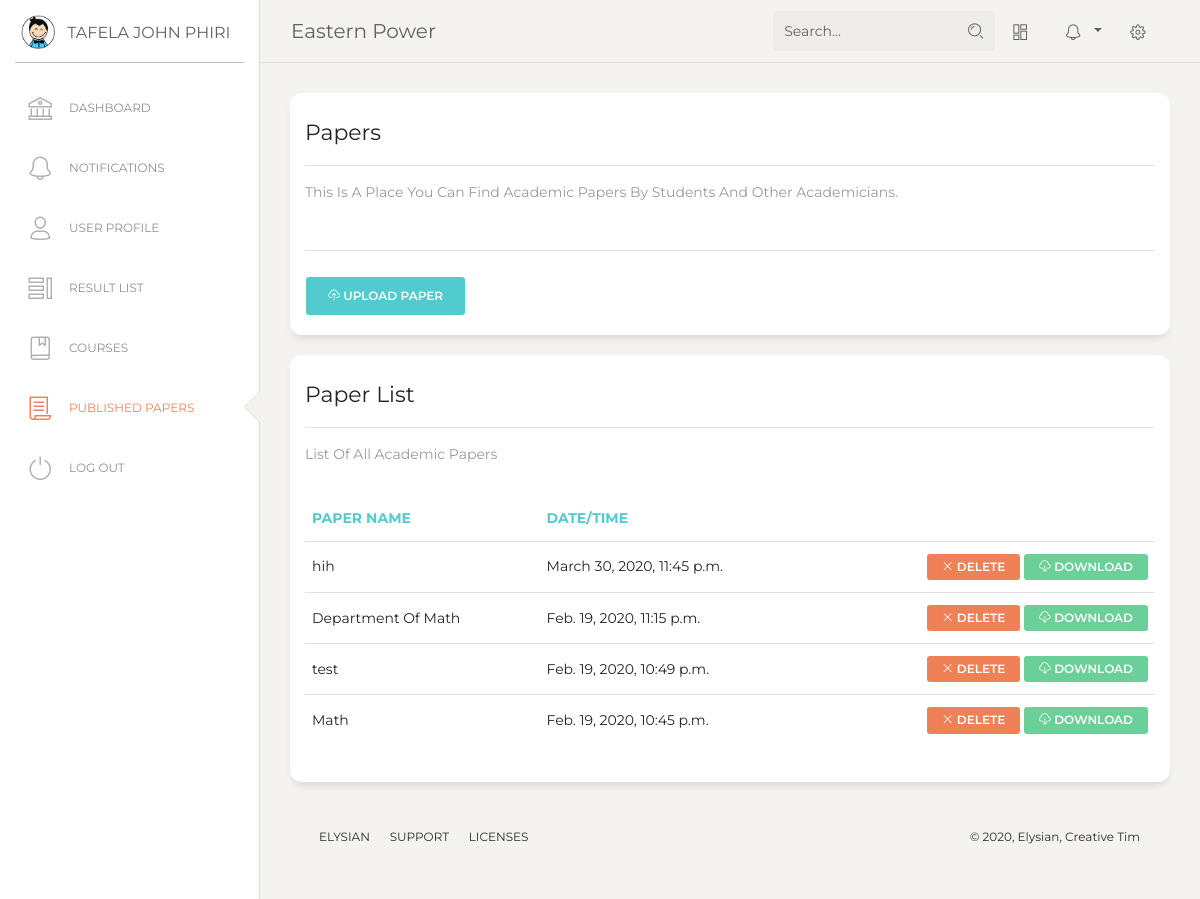
Screenshot of /headway/published/papers/ (signed in) with the database file from the repository.
### headway/models.py (models this page shows, shortened)
class User(AbstractUser):
    username_validator = UnicodeUsernameValidator()
    username = models.CharField(
        _('username'),
        max_length=150,
        unique=True,
        help_text=_('Enter a Student ID for student Accounts or Email for lecturer Accounts.'),
        validators=[username_validator],
        error_messages={
            'unique': _("A user with that username already exists."),
        },
    )
    email = models.EmailField(_('email address'), blank=True, unique=True)
    middle_name = models.CharField(max_length=50, blank=True, null=True)
    is_student = models.BooleanField(default=True)
    is_lecturer = models.BooleanField(default=False)
    is_admin = models.BooleanField(default=False)
    institution = models.ForeignKey(Institution, on_delete=models.CASCADE, null=True)
    USERNAME_FIELD = 'username'
    REQUIRED_FIELDS = ['email']
    def get_full_name(self):
        if self.middle_name:
            full_name = '%s %s %s' % (self.first_name, self.middle_name, self.last_name)
        else:
            full_name = '%s %s' % (self.first_name, self.last_name)
        return full_name
    def __str__(self):
        return self.get_full_name()

class Institution(models.Model):
    name = models.CharField(max_length=100, help_text='Enter Institution Name')
    active_subscription = models.BooleanField(default=True)
    subscription_type = models.CharField(max_length=1)  # add choices
    subscription_start = models.DateField(auto_created=True, auto_now_add=True)
    subscription_end = models.DateField()
    short_name = models.CharField(max_length=10, default='INSTITUTE', help_text='Enter A Short Abbreviation Of'
                                                                                'Your Institutes Name '
                                                                                '(10 Characters Max.)')

class Papers(models.Model):
    name = models.CharField(max_length=100)
    user = models.ForeignKey(User, on_delete=models.CASCADE)
    file = models.FileField(upload_to=upload_dir_papers, max_length=150)
    date = models.DateTimeField(auto_created=True, auto_now_add=True)

### headway/views.py (the view)
# urls.py: path('published/papers/', views.PapersView.as_view(), name='papers'),
class PapersView(ListView):
    template_name = 'headway/papers.html'
    model = Papers
    paginate_by = 10
    ordering = ['-date']

### templates/headway/papers.html (shortened to what this page needs)
{% extends 'headway/base.html' %}
{% block content %}
    <div class="content">
        <div class="row">
          <div class="col-md-12">
            <div class="card demo-icons">
              <div class="card-header">
                <h5 class="card-title">Papers</h5>
                  <hr style="height: auto">
                <p class="card-category">
                   This Is A Place You Can Find Academic Papers By Students and Other Academicians. <br>
                </p>
              </div>
              <div class="card-body all-icons">
                  <hr style="height: auto">
                  <a href="{% url 'headway:paper_upload' %}" class="btn btn-primary">
                      <i class="nc-icon nc-cloud-upload-94"></i>
                      Upload Paper</a>
              </div>
            </div>
          </div>
        </div>
    {% if papers %}
        <div class="row">
          <div class="col-md-12">
            <div class="card demo-icons">
              <div class="card-header">
                <h5 class="card-title">Paper List</h5>
                  <hr style="height: auto">
                <p class="card-category">
                   List Of All Academic Papers <br>
                </p>
              </div>
              <div class="card-body all-icons">
                 <div class="table-responsive">
                   <table class="table">
                     <thead class=" text-primary">
                       <th>
                         Paper Name
                       </th>
                       <th>
                         Date/Time
                       </th>
                       <th class="text-right">
                       </th>
                     </thead>
                     <tbody>
                     {% for paper in papers_list %}
                          <tr>
                         <td>
                           {{ paper.name }}
                         </td>
                         <td>
                           {{ paper.date }}
                         </td>
                         <td class="text-right">
                             {% if request.user == paper.user %}
                             <a href="{% url 'headway:paper_delete' pk=paper.pk %}" class="btn btn-danger btn-sm">
                               <i class="nc-icon nc-simple-remove"></i>
                               Delete
                           </a>
                             {% endif %}
                           <a href="{{ paper.file.url }}" class="btn btn-success btn-sm" target="_blank">
                               <i class="nc-icon nc-cloud-download-93"></i>
                               Download
                           </a>
                         </td>
                       </tr>
                      {% endfor %}
                     </tbody>
                   </table>
                 </div>
    {% endif %}
    </div>
{% endblock content%}

### templates/headway/base.html (shortened to what this page needs)
{% load static %}
<!DOCTYPE html>
<html lang="en">
<head>
  <link href="https://maxcdn.bootstrapcdn.com/font-awesome/latest/css/font-awesome.min.css" rel="stylesheet">
  <link href="{% static 'assets/css/bootstrap.min.css' %}" rel="stylesheet" />
  <link href="{% static 'assets/css/paper-dashboard.css' %}" rel="stylesheet" />
</head>
<body class="">
  <div class="wrapper ">
    <div class="sidebar" data-color="white" data-active-color="danger">
      <div class="logo">
        <a href="#" class="simple-text logo-mini">
          <div class="logo-image-small">
            <img src="{% static 'assets/img/logo-small.png' %}">
          </div>
        </a>
        <a href="#" class="simple-text logo-normal">
          {{ request.user}}
        </a>
      </div>
    <!-- loading urls for purpose of showing active tubs
    {% url 'headway:student_home' as student_home %} {% url 'headway:lecturer_home' as lecturer_home %}
        {% url 'headway:result_list' as results %} {% url 'login' as login %} {% url 'headway:icons' as icons %}
    {% url 'headway:notifications' as notifications %} {% url 'headway:user' as user %}
        {% url 'headway:papers' as papers %}  {% url 'headway:courses' as courses_dir %}
    {% url 'headway:student_accounts' as accounts_dir %}-->
      <div class="sidebar-wrapper">
        <ul class="nav">
          <li{% if request.path == student_home %} class="active" {% endif%} >
              {% if request.user.is_lecturer %}
                   <a href="{% url 'headway:lecturer_home' %}">
              {% else %}
                  <a href="{% url 'headway:student_home' %}">
              {% endif %}
              <i class="nc-icon nc-bank"></i>
              <p>Dashboard</p>
            </a>
          </li>
          <li {% if request.path == notifications %} class="active"{% endif %}>
            <a href="{% url 'headway:notifications' %}">
              <i class="nc-icon nc-bell-55"></i>
              <p>Notifications</p>
            </a>
          </li>
          <li {% if request.path == user %} class="active"{% endif %}>
            <a href="{% url 'headway:user' %}">
              <i class="nc-icon nc-single-02"></i>
              <p>User Profile</p>
            </a>
          </li>
          <li {% if request.path == results %}class="active"{% endif %}>
            <a href="{% url 'headway:result_list' %}">
              <i class="nc-icon nc-tile-56"></i>
              <p>Result List</p>
            </a>
          </li>
        <li {% if request.path == courses_dir %}class="active"{% endif %}>
            <a href="{% url 'headway:courses' %}">
              <i class="nc-icon nc-book-bookmark"></i>
              <p>Courses</p>
            </a>
          </li>
          <li {% if request.path == papers %}class="active"{% endif %}>
            <a href="{% url 'headway:papers' %}">
              <i class="nc-icon nc-paper"></i>
              <p>Published Papers</p>
            </a>
          </li>
          <li class="active-pro">
            <a href="{% url 'logout' %}">
              <i class="nc-icon nc-button-power"></i>
              <p>Log Out</p>
            </a>
          </li>
        </ul>
      </div>
    </div>
    <div class="main-panel">
      <nav class="navbar navbar-expand-lg navbar-absolute fixed-top navbar-transparent">
        <div class="container-fluid">
          <div class="navbar-wrapper">
            <a class="navbar-brand" href="#">{{ request.user.institution.name }}</a>
          </div>
          <div class="collapse navbar-collapse justify-content-end" id="navigation">
            <form method="get" action="{% url 'headway:search' %}">
              <div class="input-group no-border">
                <input type="text" value="{{ request.GET.q }}" class="form-control" placeholder="Search..." name="q">
                <div class="input-group-append">
                  <div class="input-group-text">
                    <i class="nc-icon nc-zoom-split"></i>
                  </div>
                </div>
              </div>
            </form>
            <ul class="navbar-nav">
              <li class="nav-item">
                <a class="nav-link btn-magnify" href="#">
                  <i class="nc-icon nc-layout-11"></i>
                </a>
              </li>
              <li class="nav-item btn-rotate dropdown">
                <a class="nav-link dropdown-toggle" href="http://example.com" id="navbarDropdownMenuLink" data-toggle="dropdown" aria-haspopup="true" aria-expanded="false">
                  <i class="nc-icon nc-bell-55"></i>
                </a>
              </li>
              <li class="nav-item">
                <a class="nav-link btn-rotate" href="#">
                  <i class="nc-icon nc-settings-gear-65"></i>
                </a>
              </li>
            </ul>
          </div>
        </div>
      </nav>
      <div class="content">
          {% block content %}
          {% endblock %}
      </div>
      <footer class="footer footer-black  footer-white ">
        <div class="container-fluid">
          <div class="row">
            <nav class="footer-nav">
              <ul>
                <li>
                  <a href="#" target="_blank">Elysian</a>
                </li>
                <li>
                  <a href="#" target="_blank">Support</a>
                </li>
                <li>
                  <a href="#" target="_blank">Licenses</a>
                </li>
              </ul>
            </nav>
            <div class="credits ml-auto">
              <span class="copyright">
                ©
                , Elysian, Creative Tim
              </span>
            </div>
          </div>
        </div>
      </footer>
    </div>
  </div>
</body>
</html>

### rows the page displays
User: user "TAFELA JOHN PHIRI", user.institution.name "Eastern Power"
Papers: name "hih", date "March 30, 2020, 11:45 p.m.", shows "DELETE"
Papers: name "Department Of Math", date "Feb. 19, 2020, 11:15 p.m.", shows "DELETE"
Papers: name "test", date "Feb. 19, 2020, 10:49 p.m.", shows "DELETE"
Papers: name "Math", date "Feb. 19, 2020, 10:45 p.m.", shows "DELETE"
